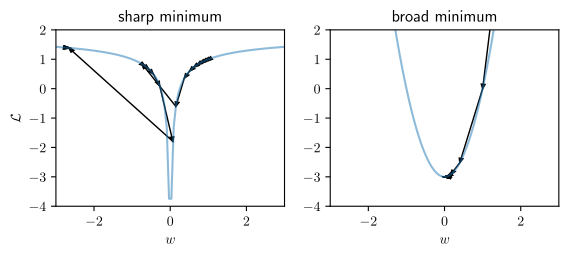

Recreate this plot in Python.
import torch as t
import numpy as np

import matplotlib.pyplot as plt 
plt.rcParams['text.usetex'] = True

import argparse
parser = argparse.ArgumentParser()
parser.add_argument('filename', type=str)
args = parser.parse_args()


fig, (ax1, ax2) = plt.subplots(1, 2, figsize=(6.5, 2.3))

lim = 3
T=20

def obj1(x):
    return 2-x.abs().rsqrt()

def obj2(x):
    return 3*x**2 - 3

def sgd(obj, init, lr=0.1):
    x = t.tensor(init, requires_grad=True)
    xs = t.zeros(T)
    ys = t.zeros(T)

    xs[0] = x.data

    for i in range(1, T):
        obj(x).backward()
        x.data = x.data - lr * x.grad
        x.grad.zero_()
        xs[i] = x.data

    return (xs, obj(xs))

ls = t.linspace(-lim, lim, 100)

ax1.set_xlim(-lim, lim)
ax1.set_ylim(-4, 2)
ax1.plot(ls, obj1(ls), c='tab:blue', alpha=0.5)
ax1.set_title("sharp minimum")
xs, objs = sgd(obj1, 1.)

for i in range(T-1):
    ax1.arrow(xs[i], objs[i], xs[i+1] - xs[i], objs[i+1] - objs[i], shape='full', length_includes_head=True, head_width=0.1, color='k')


ax2.set_xlim(-lim, lim)
ax2.set_ylim(-4, 2)
ax2.plot(ls, obj2(ls), c='tab:blue', alpha=0.5)
ax2.set_title("broad minimum")
xs, objs = sgd(obj2, 2.5)


for i in range(T-1):
    ax2.arrow(xs[i], objs[i], xs[i+1] - xs[i], objs[i+1] - objs[i], shape='full', length_includes_head=True, head_width=0.1, color='k')

ax1.set_ylabel("$\mathcal{L}$")
ax1.set_xlabel("$w$")
ax2.set_xlabel("$w$")

fig.savefig(args.filename, bbox_inches='tight')
